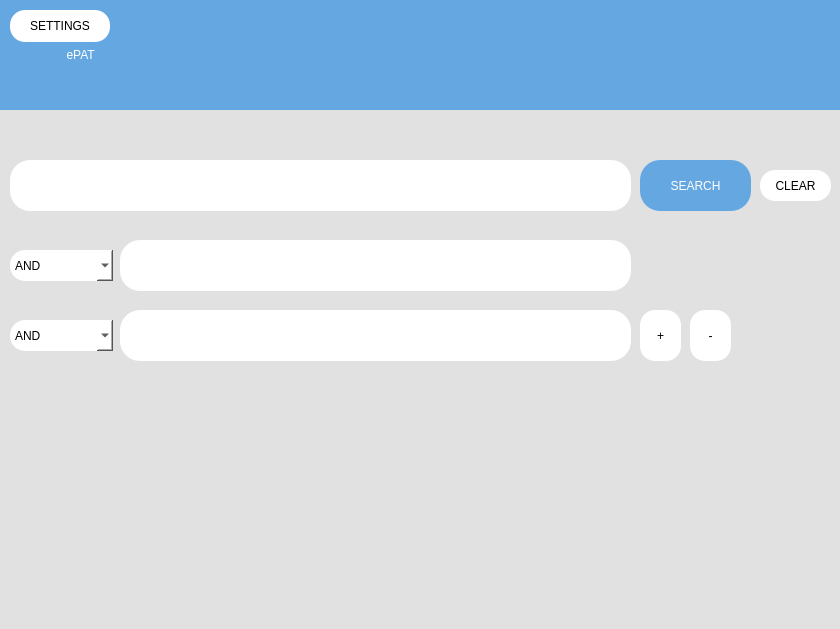
<?xml version="1.0" encoding="UTF-8"?>
<ui version="4.0">
 <class>Dialog</class>
 <widget class="QDialog" name="Dialog">
  <property name="geometry">
   <rect>
    <x>0</x>
    <y>0</y>
    <width>840</width>
    <height>629</height>
   </rect>
  </property>
  <property name="windowTitle">
   <string>Dialog</string>
  </property>
  <widget class="QWidget" name="widget" native="true">
   <property name="geometry">
    <rect>
     <x>0</x>
     <y>0</y>
     <width>841</width>
     <height>631</height>
    </rect>
   </property>
   <property name="styleSheet">
    <string notr="true">background-color: rgb(225,225,225);</string>
   </property>
   <widget class="QLabel" name="label">
    <property name="geometry">
     <rect>
      <x>0</x>
      <y>-1</y>
      <width>841</width>
      <height>111</height>
     </rect>
    </property>
    <property name="styleSheet">
     <string notr="true">background-color:rgb(100,167,225);
font: 64pt &quot;Arial&quot;;
color: rgb(255, 255, 255);</string>
    </property>
    <property name="text">
     <string>                    ePAT</string>
    </property>
   </widget>
   <widget class="QTextEdit" name="text1">
    <property name="geometry">
     <rect>
      <x>10</x>
      <y>160</y>
      <width>621</width>
      <height>51</height>
     </rect>
    </property>
    <property name="styleSheet">
     <string notr="true">background-color:rgb(255, 255, 255);
font: 16pt &quot;Arial&quot;;
border-radius: 20px</string>
    </property>
   </widget>
   <widget class="QPushButton" name="search">
    <property name="geometry">
     <rect>
      <x>640</x>
      <y>160</y>
      <width>111</width>
      <height>51</height>
     </rect>
    </property>
    <property name="styleSheet">
     <string notr="true">background-color:rgb(100,167,225);
font: 16pt &quot;Arial&quot;;
color: rgb(255, 255, 255);
border-radius: 20px</string>
    </property>
    <property name="text">
     <string>SEARCH</string>
    </property>
   </widget>
   <widget class="QPushButton" name="settings">
    <property name="geometry">
     <rect>
      <x>10</x>
      <y>10</y>
      <width>100</width>
      <height>32</height>
     </rect>
    </property>
    <property name="styleSheet">
     <string notr="true">background-color:rgb(255, 255, 255);
border-radius: 15px;
font: 14pt &quot;Arial&quot;;</string>
    </property>
    <property name="text">
     <string>SETTINGS</string>
    </property>
   </widget>
   <widget class="QTextEdit" name="text2">
    <property name="geometry">
     <rect>
      <x>120</x>
      <y>240</y>
      <width>511</width>
      <height>51</height>
     </rect>
    </property>
    <property name="styleSheet">
     <string notr="true">background-color:rgb(255, 255, 255);
font: 16pt &quot;Arial&quot;;
border-radius: 20px</string>
    </property>
   </widget>
   <widget class="QComboBox" name="optional1">
    <property name="geometry">
     <rect>
      <x>10</x>
      <y>250</y>
      <width>103</width>
      <height>31</height>
     </rect>
    </property>
    <property name="styleSheet">
     <string notr="true">background-color:rgb(255, 255, 255);
border-radius: 15px;
font: 14pt &quot;Arial&quot;;
color: rgb(0, 0, 0);
</string>
    </property>
    <item>
     <property name="text">
      <string>AND</string>
     </property>
    </item>
    <item>
     <property name="text">
      <string>OR</string>
     </property>
    </item>
   </widget>
   <widget class="QPushButton" name="clear">
    <property name="geometry">
     <rect>
      <x>760</x>
      <y>170</y>
      <width>71</width>
      <height>31</height>
     </rect>
    </property>
    <property name="styleSheet">
     <string notr="true">background-color:rgb(255, 255, 255);
font: 14pt &quot;Arial&quot;;
border-radius: 15px;
</string>
    </property>
    <property name="text">
     <string>CLEAR</string>
    </property>
   </widget>
   <widget class="QComboBox" name="optional2">
    <property name="geometry">
     <rect>
      <x>10</x>
      <y>320</y>
      <width>103</width>
      <height>31</height>
     </rect>
    </property>
    <property name="styleSheet">
     <string notr="true">background-color:rgb(255, 255, 255);
border-radius: 15px;
font: 14pt &quot;Arial&quot;;
color: rgb(0, 0, 0);
</string>
    </property>
    <item>
     <property name="text">
      <string>AND</string>
     </property>
    </item>
    <item>
     <property name="text">
      <string>OR</string>
     </property>
    </item>
   </widget>
   <widget class="QTextEdit" name="text22">
    <property name="geometry">
     <rect>
      <x>120</x>
      <y>310</y>
      <width>511</width>
      <height>51</height>
     </rect>
    </property>
    <property name="styleSheet">
     <string notr="true">background-color:rgb(255, 255, 255);
font: 16pt &quot;Arial&quot;;
border-radius: 20px</string>
    </property>
   </widget>
   <widget class="QPushButton" name="add2">
    <property name="geometry">
     <rect>
      <x>640</x>
      <y>310</y>
      <width>41</width>
      <height>51</height>
     </rect>
    </property>
    <property name="styleSheet">
     <string notr="true">background-color:rgb(255, 255, 255);
font: 14pt &quot;Arial&quot;;
border-radius: 15px;
</string>
    </property>
    <property name="text">
     <string>+</string>
    </property>
   </widget>
   <widget class="QPushButton" name="minus2">
    <property name="geometry">
     <rect>
      <x>690</x>
      <y>310</y>
      <width>41</width>
      <height>51</height>
     </rect>
    </property>
    <property name="styleSheet">
     <string notr="true">background-color:rgb(255, 255, 255);
font: 16pt &quot;Arial&quot;;
border-radius: 15px;
</string>
    </property>
    <property name="text">
     <string>-</string>
    </property>
   </widget>
  </widget>
 </widget>
 <resources/>
 <connections/>
</ui>
